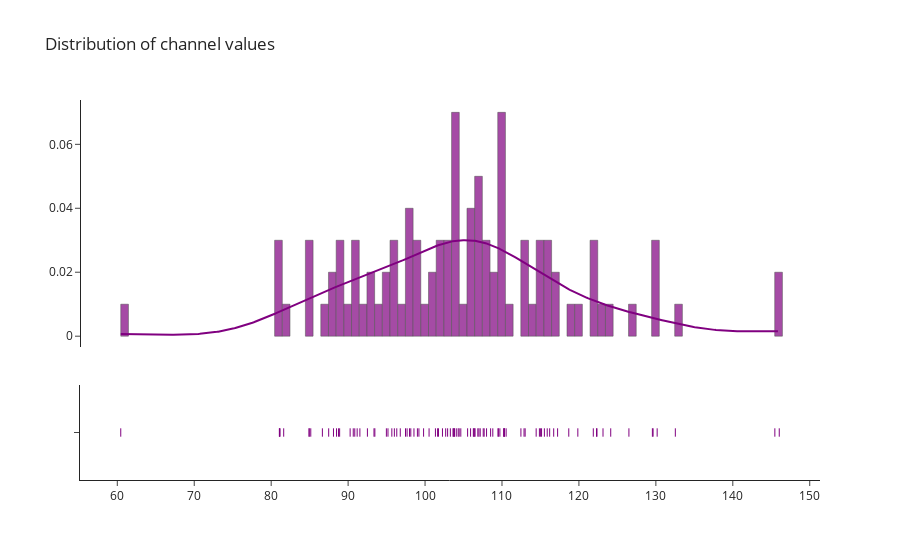

Source (notebook cell):
### Code cell
import plotly.figure_factory as ff

fig = ff.create_distplot([values], group_labels=["Channels"], colors=["purple"])
fig.update_layout(showlegend=False, template="simple_white")
fig.update_layout(title_text="Distribution of channel values")
fig.data[0].marker.line.color = 'rgb(0, 0, 0)'
fig.data[0].marker.line.width = 0.5
fig

### Figure 1 — Plotly figure (JSON) as saved in the notebook; plotly's stock layout.template omitted (floating-point values rounded to 4 significant figures; data arrays with more than 128 entries replaced by an {"elided": "..."} marker saying what was removed)
{"data": [{"autobinx": false, "histnorm": "probability density", "legendgroup": "Channels", "marker": {"color": "purple", "line": {"color": "rgb(0, 0, 0)", "width": 0.5}}, "name": "Channels", "opacity": 0.7, "type": "histogram", "x": [96.78, 121.9, 119.9, 123.1, 94.97, 122.3, 107.6, 117.2, 88.5, 84.95, 88.1, 112.5, 116.2, 116.7, 97.67, 104.3, 114.9, 108.5, 115.1, 98.15, 108.8, 88.9, 109.7, 101.3, 91.53, 110.3, 98.56, 126.5, 115.0, 60.45, 107.0, 108.0, 90.26, 101.7, 112.9, 96.33, 97.46, 87.47, 145.5, 92.51, 124.1, 104.4, 146.0, 110.3, 102.7, 96.01, 107.2, 95.68, 104.6, 95.18, 106.9, 81.07, 109.5, 86.66, 129.5, 100.5, 118.7, 97.98, 106.3, 102.3, 106.5, 132.5, 130.2, 90.67, 122.3, 93.48, 106.3, 115.5, 109.5, 105.5, 101.6, 105.9, 110.3, 90.87, 99.2, 115.9, 107.7, 103.8, 81.16, 103.3, 106.5, 93.36, 113.0, 99.01, 129.6, 110.5, 114.4, 110.2, 84.92, 91.18, 103.7, 85.15, 99.81, 102.9, 81.08, 88.75, 81.63, 104.1, 103.7, 103.8], "xaxis": "x", "xbins": {"end": 146.0, "size": 1, "start": 60.45}, "yaxis": "y"}, {"legendgroup": "Channels", "marker": {"color": "purple"}, "mode": "lines", "name": "Channels", "showlegend": false, "type": "scatter", "x": {"elided": "500 float values"}, "xaxis": "x", "y": {"elided": "500 float values"}, "yaxis": "y"}, {"legendgroup": "Channels", "marker": {"color": "purple", "symbol": "line-ns-open"}, "mode": "markers", "name": "Channels", "showlegend": false, "type": "scatter", "x": [96.78, 121.9, 119.9, 123.1, 94.97, 122.3, 107.6, 117.2, 88.5, 84.95, 88.1, 112.5, 116.2, 116.7, 97.67, 104.3, 114.9, 108.5, 115.1, 98.15, 108.8, 88.9, 109.7, 101.3, 91.53, 110.3, 98.56, 126.5, 115.0, 60.45, 107.0, 108.0, 90.26, 101.7, 112.9, 96.33, 97.46, 87.47, 145.5, 92.51, 124.1, 104.4, 146.0, 110.3, 102.7, 96.01, 107.2, 95.68, 104.6, 95.18, 106.9, 81.07, 109.5, 86.66, 129.5, 100.5, 118.7, 97.98, 106.3, 102.3, 106.5, 132.5, 130.2, 90.67, 122.3, 93.48, 106.3, 115.5, 109.5, 105.5, 101.6, 105.9, 110.3, 90.87, 99.2, 115.9, 107.7, 103.8, 81.16, 103.3, 106.5, 93.36, 113.0, 99.01, 129.6, 110.5, 114.4, 110.2, 84.92, 91.18, 103.7, 85.15, 99.81, 102.9, 81.08, 88.75, 81.63, 104.1, 103.7, 103.8], "xaxis": "x", "y": ["Channels", "Channels", "Channels", "Channels", "Channels", "Channels", "Channels", "Channels", "Channels", "Channels", "Channels", "Channels", "Channels", "Channels", "Channels", "Channels", "Channels", "Channels", "Channels", "Channels", "Channels", "Channels", "Channels", "Channels", "Channels", "Channels", "Channels", "Channels", "Channels", "Channels", "Channels", "Channels", "Channels", "Channels", "Channels", "Channels", "Channels", "Channels", "Channels", "Channels", "Channels", "Channels", "Channels", "Channels", "Channels", "Channels", "Channels", "Channels", "Channels", "Channels", "Channels", "Channels", "Channels", "Channels", "Channels", "Channels", "Channels", "Channels", "Channels", "Channels", "Channels", "Channels", "Channels", "Channels", "Channels", "Channels", "Channels", "Channels", "Channels", "Channels", "Channels", "Channels", "Channels", "Channels", "Channels", "Channels", "Channels", "Channels", "Channels", "Channels", "Channels", "Channels", "Channels", "Channels", "Channels", "Channels", "Channels", "Channels", "Channels", "Channels", "Channels", "Channels", "Channels", "Channels", "Channels", "Channels", "Channels", "Channels", "Channels", "Channels"], "yaxis": "y2"}], "layout": {"barmode": "overlay", "hovermode": "closest", "legend": {"traceorder": "reversed"}, "showlegend": false, "title": {"text": "Distribution of channel values"}, "xaxis": {"anchor": "y2", "domain": [0, 1], "zeroline": false}, "yaxis": {"anchor": "free", "domain": [0.35, 1], "position": 0}, "yaxis2": {"anchor": "x", "domain": [0, 0.25], "dtick": 1, "showticklabels": false}}}
